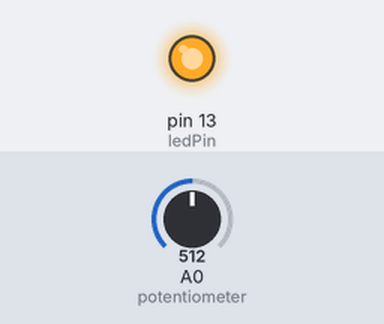
Bench run of a sketch on a simulated Arduino Uno, built with avr-gcc and run on an emulated ATmega328P. On the bench: output pins drawn as LEDs (lit = HIGH). The inputs (shaded band) are chosen by the test bench; at power-on: A0 (potentiometer) = 512. What the sketch prints to the serial monitor is not drawn.

Above: at 1.2 s.
1.3 s: A0 (potentiometer) set to 203
4.3 s: A0 (potentiometer) set to 171
7.3 s: A0 (potentiometer) set to 0
At 8.4 s:
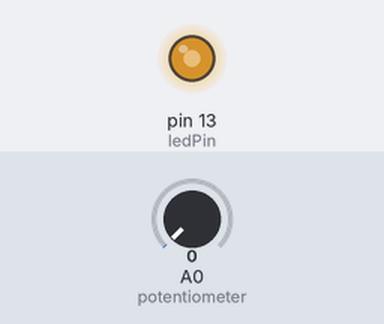
Timing chart, 0 to 10.3 s (numbered marks = the images above; inputs shaded):
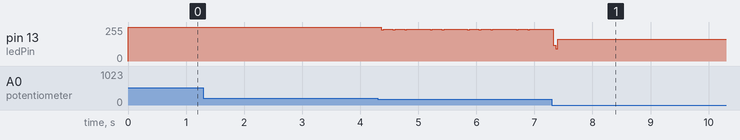

The sketch:

Stroboscope_LED_10k_potentiometer.ino
```cpp
int ledPin = 13;
void setup() {
pinMode(ledPin, OUTPUT);
Serial.begin(9600);
}

void loop() {
   int sensorValue = analogRead(A0)/10; //10K potentiometer analog pin 0

  digitalWrite(ledPin, HIGH);
  delay(sensorValue);
  Serial.println(sensorValue);
  digitalWrite(ledPin, LOW);
  delay(1);
}
```
